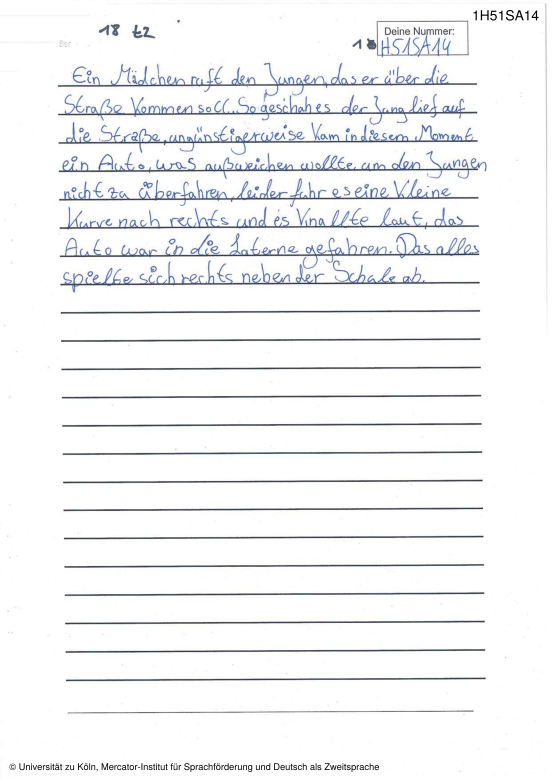
#> input picture data/example_text.png, 1654 x 2339 px (shown at 1/3 size)
$ python -i words.py   (imports and definitions only)   (older library calls are emulated)
#> lines starting #> are read from the running program, lines starting #| are printed output that depends on the picture; after the words box and inside, x2 and y2 are one past the last pixel; in counts of white or black regions, pixels touching at a corner belong together
### src/aux_functions/helpers.py
# -*- coding: utf-8 -*-
"""
Helper functions for ocr project
"""
import matplotlib.pyplot as plt
import numpy as np
import cv2

SMALL_HEIGHT = 800


def resize(img, height=SMALL_HEIGHT, allways=False):
    """ Resize image to given height """
    if (img.shape[0] > height or allways):
        rat = height / img.shape[0]
        return cv2.resize(img, (int(rat * img.shape[1]), height))

    return img


def ratio(img, height=SMALL_HEIGHT):
    """ Getting scale ratio """
    return img.shape[0] / height


# [29 lines left out: functions extendImg, display_image, not called in this run]

### src/image_preprocessing/words.py
# -*- coding: utf-8 -*-
"""
Detect words on the page
return array of words' bounding boxes
"""
import numpy as np
import matplotlib.pyplot as plt
import cv2


# Import internal packages
from aux_functions.helpers import *

def detection(image, join=False):
    """ Detecting the words bounding boxes """
    # Preprocess image for word detection
    blurred = cv2.GaussianBlur(image, (3, 3), 1)
    edgeImg = edgeDetect(blurred)
    ret, edgeImg = cv2.threshold(edgeImg, 50, 255, cv2.THRESH_BINARY)
    bwImage = cv2.morphologyEx(edgeImg, cv2.MORPH_CLOSE,
                               np.ones((15,15), np.uint8))
    # Return detected bounding boxes
    return textDetect(bwImage, image, join)


def edgeDetect(im):
    """
    Edge detection
    Sobel operator is applied for each image layer (RGB)
    """
    return np.max(np.array([sobelDetect(im[:,:, 0]),
                            sobelDetect(im[:,:, 1]),
                            sobelDetect(im[:,:, 2])]), axis=0)


def sobelDetect(channel):
    """ Sobel operator """
    sobelX = cv2.Sobel(channel, cv2.CV_16S, 1, 0)
    sobelY = cv2.Sobel(channel, cv2.CV_16S, 0, 1)
    sobel = np.hypot(sobelX, sobelY)
    sobel[sobel > 255] = 255
    return np.uint8(sobel)


# [40 lines left out: functions union, isIntersect, groupRectangles, not called in this run]


def textDetect(img, image, join=False):
    """ Text detection using contours """
    small = resize(img, 2000)

    # Finding contours
    mask = np.zeros(small.shape, np.uint8)
    im2, cnt, hierarchy = cv2.findContours(np.copy(small),
                                           cv2.RETR_CCOMP,
                                           cv2.CHAIN_APPROX_SIMPLE)
    index = 0
    boundingBoxes = np.array([0,0,0,0])
    bBoxes = []

    # image for drawing bounding boxes
    small = cv2.cvtColor(small, cv2.COLOR_GRAY2RGB)

    # Go through all contours in top level
    while (index >= 0):
        x,y,w,h = cv2.boundingRect(cnt[index])
        cv2.drawContours(mask, cnt, index, (255, 255, 255), cv2.FILLED)
        maskROI = mask[y:y+h, x:x+w]
        # Ratio of white pixels to area of bounding rectangle
        r = cv2.countNonZero(maskROI) / (w * h)

        # Limits for text
        if r > 0.1 and 1600 > w > 10 and 1600 > h > 10 and h/w < 3 and w/h < 10 and (60 // h) * w < 1000:
            bBoxes += [[x, y, w, h]]

        index = hierarchy[0][index][0]

    # Need more work
    if join:
        bBoxes = groupRectangles(bBoxes)
    for (x, y, w, h) in bBoxes:
        cv2.rectangle(small, (x, y),(x+w,y+h), (0, 255, 0), 2)
        boundingBoxes = np.vstack((boundingBoxes,
                                   np.array([x, y, x+w, y+h])))

    implt(small, t='Bounding rectangles')

    bBoxes = boundingBoxes.dot(ratio(image, small.shape[0])).astype(np.int64)
    return bBoxes[1:]


# [63 lines left out: function textDetectWatershed, not called in this run]

>>> import cv2
>>> picture = cv2.imread('../../data/example_text.png')
#> picture is the input picture: shape (2339, 1654, 3); mean B, G, R 245.5, 244.2, 243.5
>>> result = detection(picture)
#> in sobelDetect, `sobelY = cv2.Sobel(channel, cv2.CV_16S, 0, 1)`:
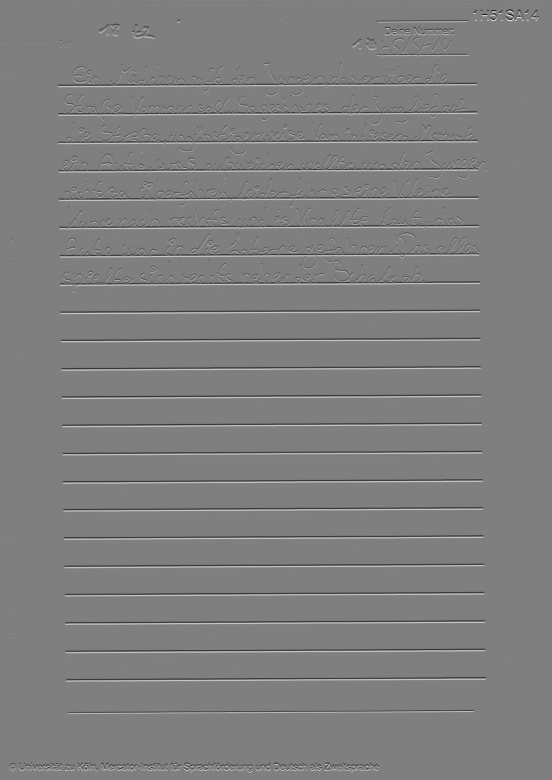
#> sobelY: shape (2339, 1654) int16 (shown at 1/3 size); min -744, max 744, mean 0; drawn with min black and max white
#> in sobelDetect (call 2), `sobel[sobel > 255] = 255`:
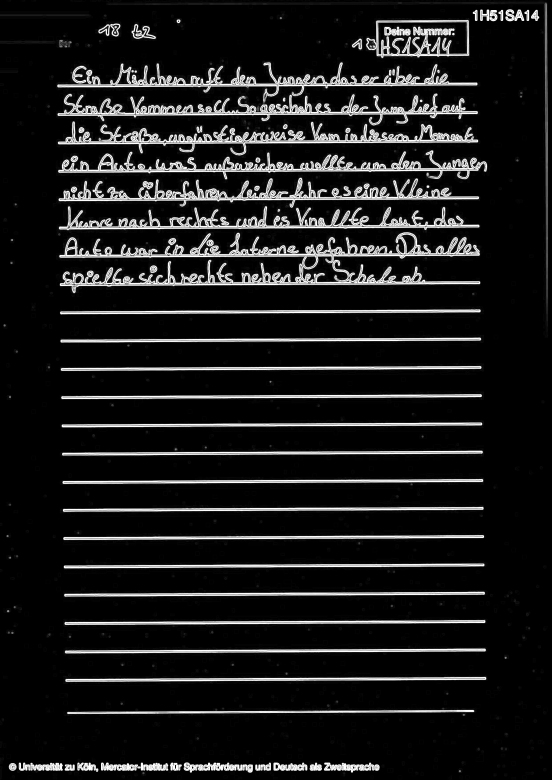
#> sobel: shape (2339, 1654) float32 (shown at 1/3 size); min 0, max 255, mean 26.6
#> in detection, `ret, edgeImg = cv2.threshold(edgeImg, 50, 255, cv2.THRESH_BINARY)`:
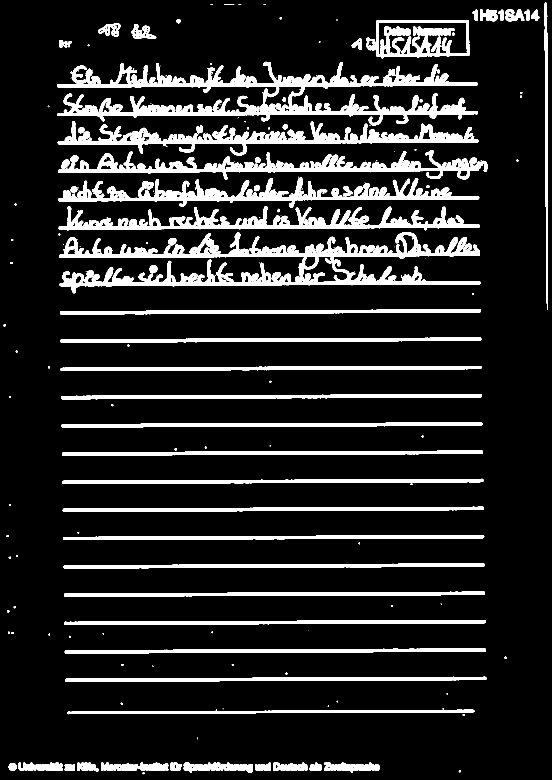
#> edgeImg: shape (2339, 1654) (shown at 1/3 size); 12.5% white; 298 white regions (183 under 20 px), largest, box (x1, y1, x2, y2) and area: (178, 696, 1441, 880) 64320, (171, 186, 1434, 377) 63905, (173, 363, 1435, 467) 33413
#> in detection, `bwImage = cv2.morphologyEx(edgeImg, cv2.MORPH_CLOSE, np.ones((15,15), ..`: bwImage: shape (2339, 1654); 15.1% white; 74 white regions (17 under 20 px)
#> in resize, `return cv2.resize(img, (int(rat * img.shape[1]), height))`:
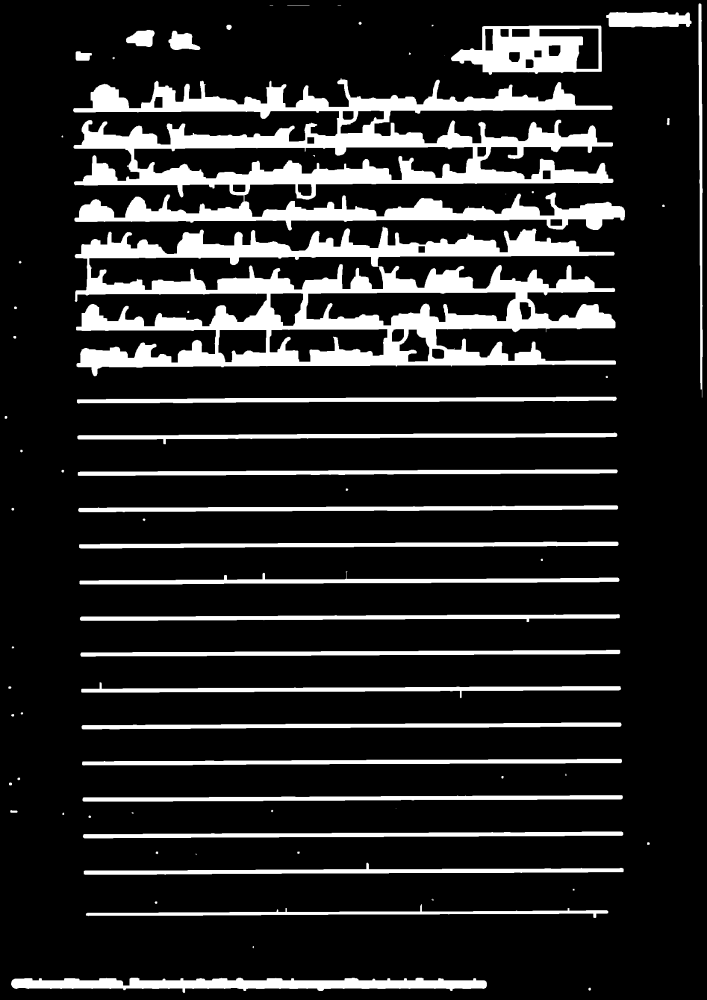
#> returned value: shape (2000, 1414) (shown at 1/2 size); min 0, max 255, mean 38.5
#> in textDetect, `im2, cnt, hierarchy = cv2.findContours(np.copy(small), cv2.RETR_CCOMP,..`: cnt = 102 contours, 28 with area under 20; largest, box (x1, y1, x2, y2) and area: (149, 453, 1232, 753) 190217, (146, 156, 1250, 461) 156862, (268, 294, 946, 361) 28652, (178, 513, 767, 580) 25990, (901, 51, 1204, 150) 23514
#> the loop in textDetect, `while (index >= 0):` made 74 passes
#> (x, y, w, h, r, bBoxes, index) on pass 59: (146, 156, 1104, 305, 0.481, [[149, 453, 1083, 300], [146, 156, 1104, 305]], 79)
#> (x, y, w, h, r, index) on passes 1 to 6: (1176, 1975, 7, 7, 0.714, 1), (22, 1955, 952, 32, 0.58, 2), (505, 1892, 3, 5, 0.8, 3), (171, 1808, 1046, 28, 0.254, 4), (309, 1802, 6, 6, 0.778, 5), (862, 1797, 5, 5, 0.52, 6)
#> pass 2, in textDetect, `maskROI = mask[y:y+h, x:x+w]`:
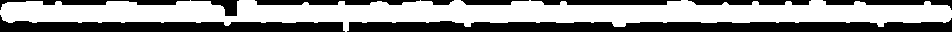
#> maskROI: shape (32, 952); 58% white; 10 black regions, largest, box (x1, y1, x2, y2) and area: (347, 18, 952, 32) 5758, (0, 15, 345, 32) 3386, (255, 0, 420, 5) 658
#> after the loop in textDetect, `while (index >= 0):`:
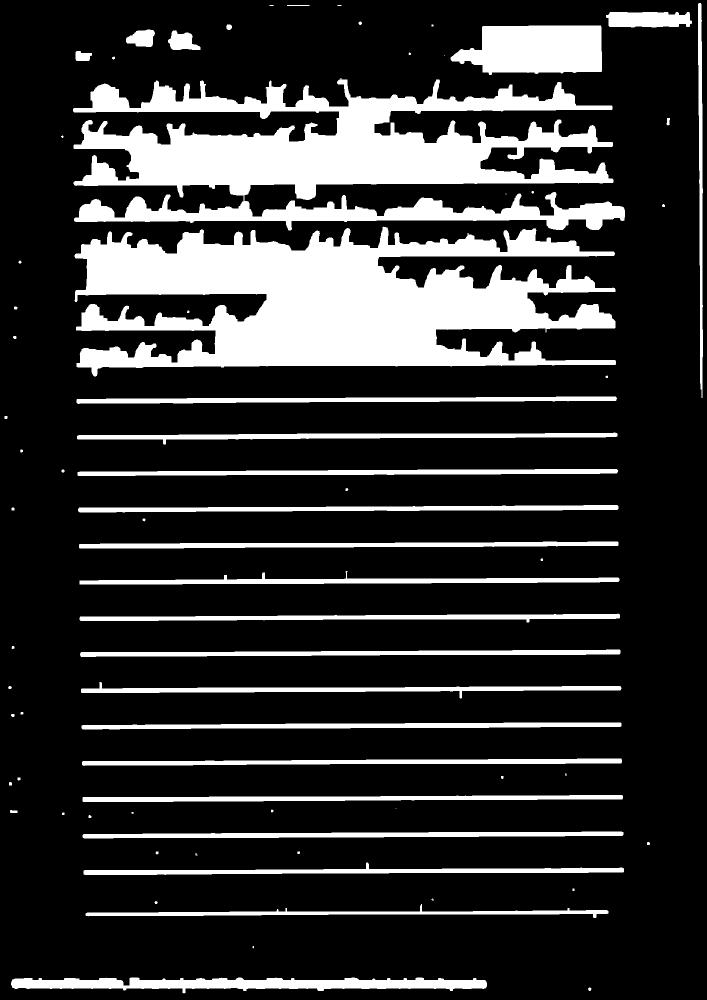
#> mask: shape (2000, 1414) (shown at 1/2 size); 19.7% white; 73 white regions (13 under 20 px), largest, box (x1, y1, x2, y2) and area: (149, 453, 1232, 753) 193949, (146, 156, 1250, 461) 161814, (901, 51, 1204, 150) 23902
#> the loop in textDetect, `for (x, y, w, h) in bBoxes:` made 8 passes
#> (x, y, w, h) on passes 3 to 8: (151, 102, 33, 20), (336, 61, 65, 39), (252, 59, 58, 35), (901, 51, 303, 99), (452, 49, 12, 11), (1212, 24, 172, 31)
#> (x, y, w, h, boundingBoxes) on passes 1 to 2: (149, 453, 1083, 300, [[0, 0, 0, 0], [149, 453, 1232, 753]]), (146, 156, 1104, 305, [[0, 0, 0, 0], [149, 453, 1232, 753], [146, 156, 1250, 461]])
#> after the loop in textDetect, `for (x, y, w, h) in bBoxes:`:
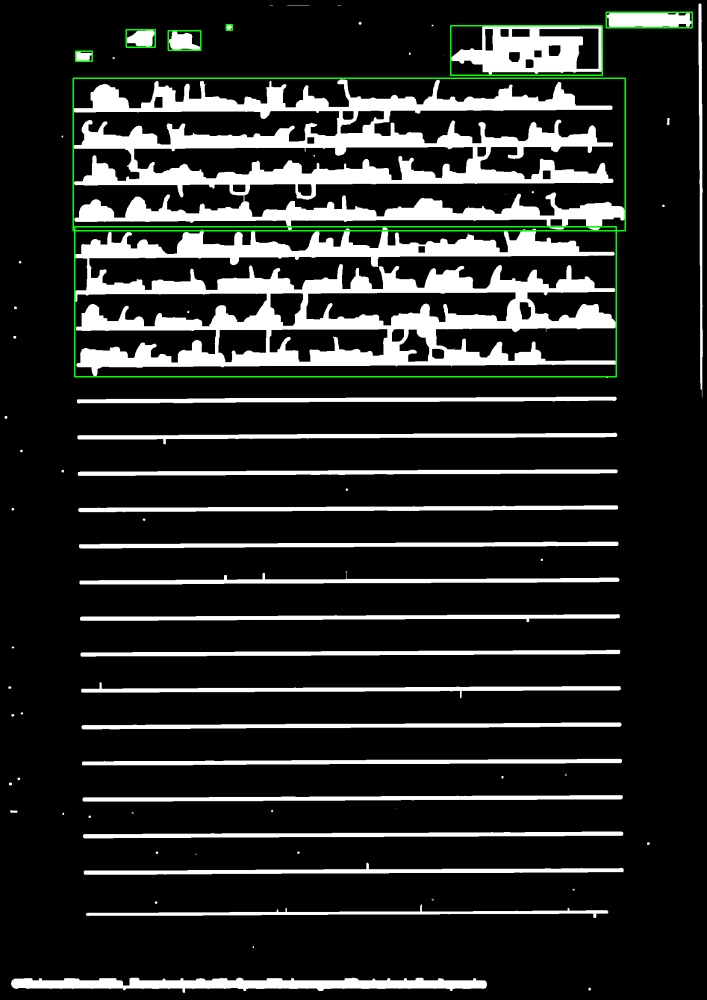
#> small: shape (2000, 1414, 3) (shown at 1/2 size); mean B, G, R 38.4, 40.4, 38.4
#> after the loop in textDetect, `for (x, y, w, h) in bBoxes:`: boundingBoxes = [[0, 0, 0, 0], [149, 453, 1232, 753], [146, 156, 1250, 461], [151, 102, 184, 122], [336, 61, 401, 100], [252, 59, 310, 94], [901, 51, 1204, 150], [452, 49, 464, 60], [1212, 24, 1384, 55]]
#> (the run stopped early here; a loop or call above may not have finished)
